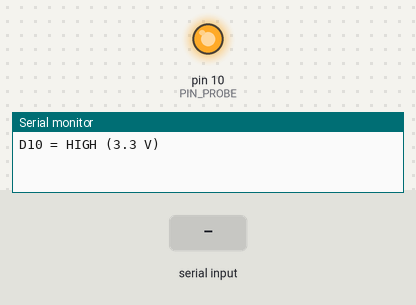
A sketch run on a simulated Arduino Uno, built with avr-gcc and run on an emulated ATmega328P. Shown: output pins drawn as LEDs (lit = HIGH), the last lines printed to the serial monitor. The inputs (shaded band) are chosen by the test bench.

Above: at 2.2 s.
2.3 s: "0\n" received over Serial
At 3.5 s:
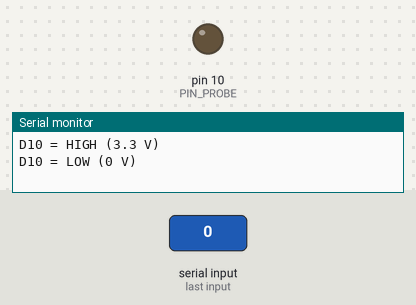
3.8 s: "1\n" received over Serial
At 4.8 s:
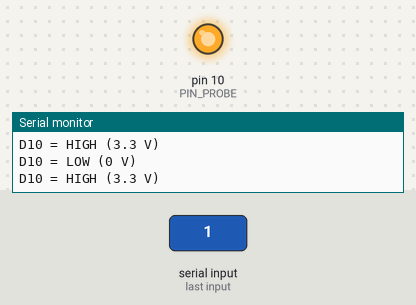
Timing chart, 0 to 6.8 s (numbered marks = the images above; inputs shaded):
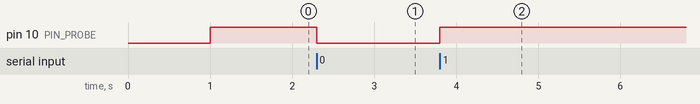

The sketch:

pin_probe.ino
```cpp
// pin_probe — hold D10 at a steady level so the data path can be traced with a
// meter, hop by hop.
//
// Starts HIGH. Type 1 or 0 in the Serial Monitor (then Enter) to set it high or
// low; anything else reprints the current state.
//
// Board:  Seeed XIAO ESP32-C3
//
// Tools -> USB CDC On Boot: Enabled, or the Serial Monitor stays blank.

constexpr uint8_t PIN_PROBE = 10;  // silk D10

bool level = HIGH;

static void apply() {
  digitalWrite(PIN_PROBE, level);
  Serial.println(level ? "D10 = HIGH (3.3 V)" : "D10 = LOW (0 V)");
}

void setup() {
  Serial.begin(115200);
  pinMode(PIN_PROBE, OUTPUT);
  delay(1000);   // give the Serial Monitor a moment to reconnect after reset
  apply();
}

void loop() {
  if (Serial.available()) {
    char c = Serial.read();
    if (c == '1') { level = HIGH; apply(); }
    else if (c == '0') { level = LOW; apply(); }
    else if (c != '\n' && c != '\r') apply();
  }
}
```

Measured:
- after the input at 2.3 s, pin 10 (PIN_PROBE): HIGH → LOW at once
- after the input at 3.8 s, pin 10 (PIN_PROBE): LOW → HIGH at once
